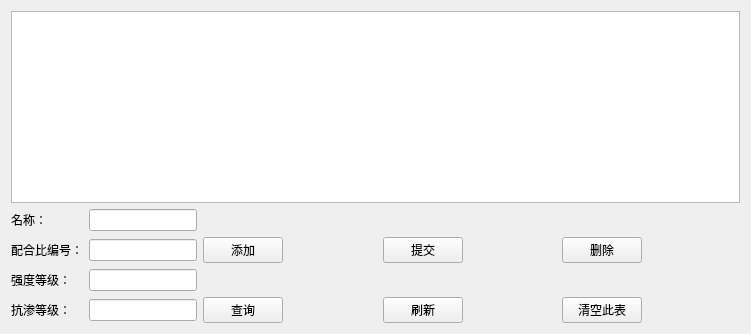
     <widget class="QWidget" name="MixInfopage">
      <layout class="QGridLayout" name="gridLayout_4">
       <item row="2" column="3">
        <spacer name="horizontalSpacer_11">
         <property name="orientation">
          <enum>Qt::Horizontal</enum>
         </property>
         <property name="sizeHint" stdset="0">
          <size>
           <width>40</width>
           <height>20</height>
          </size>
         </property>
        </spacer>
       </item>
       <item row="2" column="4">
        <widget class="QPushButton" name="mixsubmitButton">
         <property name="text">
          <string>提交</string>
         </property>
        </widget>
       </item>
       <item row="0" column="0" colspan="8">
        <widget class="QTableView" name="MixtableView"/>
       </item>
       <item row="2" column="0">
        <widget class="QLabel" name="label_26">
         <property name="text">
          <string>配合比编号：</string>
         </property>
        </widget>
       </item>
       <item row="2" column="1">
        <widget class="QLineEdit" name="MixIdEdit"/>
       </item>
       <item row="1" column="2" colspan="6">
        <spacer name="horizontalSpacer_9">
         <property name="orientation">
          <enum>Qt::Horizontal</enum>
         </property>
         <property name="sizeHint" stdset="0">
          <size>
           <width>537</width>
           <height>20</height>
          </size>
         </property>
        </spacer>
       </item>
       <item row="1" column="1">
        <widget class="QLineEdit" name="MixNameEdit"/>
       </item>
       <item row="1" column="0">
        <widget class="QLabel" name="label_24">
         <property name="text">
          <string>名称：</string>
         </property>
        </widget>
       </item>
       <item row="4" column="1">
        <widget class="QLineEdit" name="MixLevelEdit"/>
       </item>
       <item row="4" column="2">
        <widget class="QPushButton" name="MixqueryButton">
         <property name="text">
          <string>查询</string>
         </property>
        </widget>
       </item>
       <item row="3" column="1">
        <widget class="QLineEdit" name="MixStrengthEdit"/>
       </item>
       <item row="3" column="0">
        <widget class="QLabel" name="label_28">
         <property name="text">
          <string>强度等级：</string>
         </property>
        </widget>
       </item>
       <item row="4" column="0">
        <widget class="QLabel" name="label_30">
         <property name="text">
          <string>抗渗等级：</string>
         </property>
        </widget>
       </item>
       <item row="2" column="7">
        <spacer name="horizontalSpacer_10">
         <property name="orientation">
          <enum>Qt::Horizontal</enum>
         </property>
         <property name="sizeHint" stdset="0">
          <size>
           <width>92</width>
           <height>20</height>
          </size>
         </property>
        </spacer>
       </item>
       <item row="2" column="5">
        <spacer name="horizontalSpacer_12">
         <property name="orientation">
          <enum>Qt::Horizontal</enum>
         </property>
         <property name="sizeHint" stdset="0">
          <size>
           <width>40</width>
           <height>20</height>
          </size>
         </property>
        </spacer>
       </item>
       <item row="4" column="6">
        <widget class="QPushButton" name="deleMIXButton">
         <property name="text">
          <string>清空此表</string>
         </property>
        </widget>
       </item>
       <item row="2" column="2">
        <widget class="QPushButton" name="mixAddButton">
         <property name="text">
          <string>添加</string>
         </property>
        </widget>
       </item>
       <item row="4" column="4">
        <widget class="QPushButton" name="mixrefreshButton">
         <property name="text">
          <string>刷新</string>
         </property>
        </widget>
       </item>
       <item row="2" column="6">
        <widget class="QPushButton" name="MixDelButton">
         <property name="text">
          <string>删除</string>
         </property>
        </widget>
       </item>
      </layout>
     </widget>
